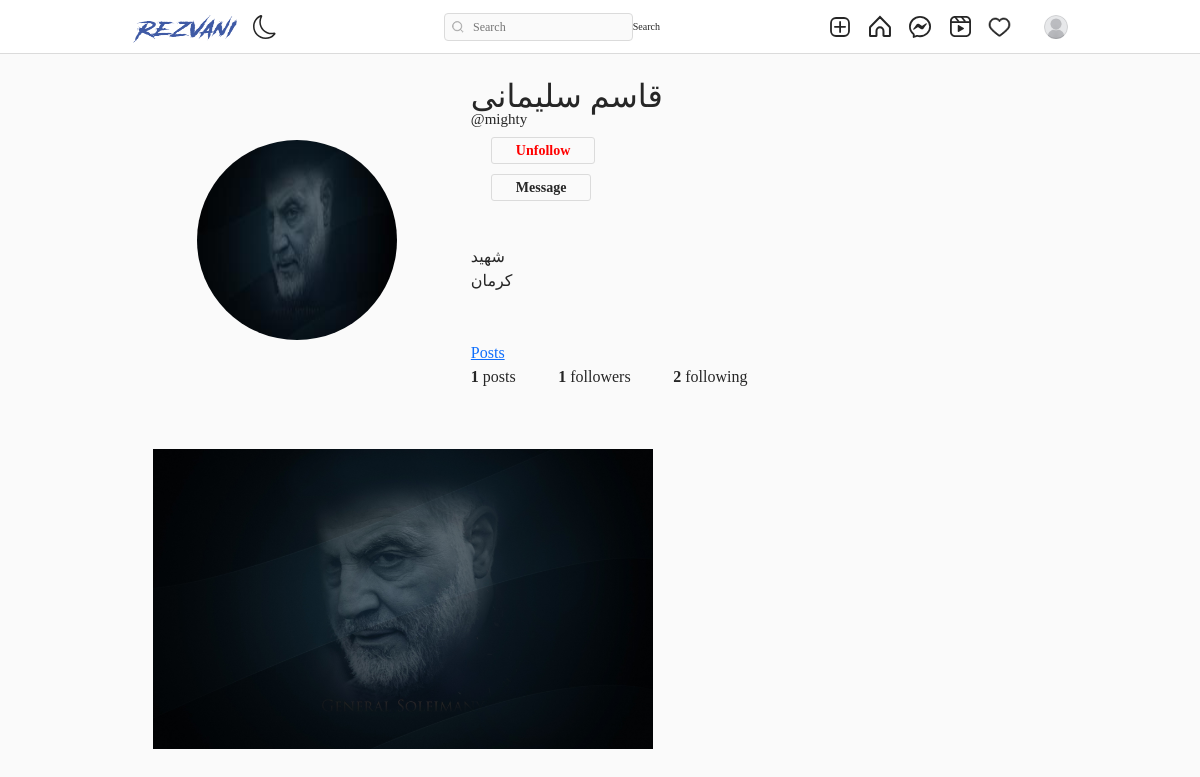
The app's page /mighty/ (signed in) with its own data.
### authy/models.py (models this page shows, shortened)
class Profile(models.Model):
    user = models.OneToOneField(User, related_name='profile', on_delete=models.CASCADE)
    image = models.ImageField(upload_to="profile_pciture", null=True, default="default.jpg")
    first_name = models.CharField(max_length=200, null=True, blank=True)
    last_name = models.CharField(max_length=200, null=True, blank=True)
    bio = models.CharField(max_length=200, null=True, blank=True)
    location = models.CharField(max_length=200, null=True, blank=True)
    url = models.URLField(max_length=200, null=True, blank=True)
    favourite = models.ManyToManyField(Post, blank=True)

### post/models.py (models this page shows)
class Post(models.Model):
    id = models.UUIDField(primary_key=True, default=uuid.uuid4, editable=False)
    picture = models.ImageField(upload_to=user_directory_path, verbose_name="Picture")
    caption = models.CharField(max_length=10000, verbose_name="Caption")
    posted = models.DateField(auto_now_add=True)
    tags = models.ManyToManyField(Tag, related_name="tags")
    user = models.ForeignKey(User, on_delete=models.CASCADE)
    likes = models.IntegerField(default=0)
    def get_absolute_url(self):
        return reverse("post-details", args=[str(self.id)])

### authy/views.py (the view)
# urls.py: path('<username>/', UserProfile, name='profile'),
@login_required(login_url='sign-in')
def UserProfile(request, username):
    Profile.objects.get_or_create(user=request.user)
    user = get_object_or_404(User, username=username)
    profile = Profile.objects.get(user=user)
    url_name = resolve(request.path).url_name
    posts = Post.objects.filter(user=user).order_by('-posted')
    if url_name == 'profile':
        posts = Post.objects.filter(user=user).order_by('-posted')
    else:
        posts = profile.favourite.all()
    posts_count = Post.objects.filter(user=user).count()
    following_count = Follow.objects.filter(follower=user).count()
    followers_count = Follow.objects.filter(following=user).count()
    follow_status = Follow.objects.filter(following=user, follower=request.user).exists()
    paginator = Paginator(posts, 8)
    page_number = request.GET.get('page')
    posts_paginator = paginator.get_page(page_number)
    context = {
        'posts': posts,
        'profile':profile,
        'posts_count':posts_count,
        'following_count':following_count,
        'followers_count':followers_count,
        'posts_paginator':posts_paginator,
        'follow_status':follow_status,
    }
    return render(request, 'profile.html', context)

### templates/profile.html (shortened to what this page needs)
{% extends 'base.html' %}
{% load static %}
{% block content %}
<!DOCTYPE html>
<html lang="en">
<head>
    <link rel="stylesheet" href="{% static 'assets3/css/reset.css' %}">
    <link rel="stylesheet" href="{% static 'assets3/css/styles.css' %}">
    <link rel="stylesheet" href="https://use.fontawesome.com/releases/v5.2.0/css/all.css">
</head>
<body>
    <header>
        <br><br><br>
        <div class="container">
            <div class="profile">
                <div class="profile-image">
                    <img src="{{profile.image.url}}" alt="" style="width: 200px; height: 200px;">
                </div>
                <div class="profile-user-settings">
                        {% if profile.first_name %}
                        <h6 class="profile-user-name">{{profile.first_name}} {{profile.last_name}}</h6> <br>
                        {% endif %}
                        <h5 style="font-size: 15px;" class="profile-user-name">@{{profile.user.username}}</h5>
                        <br><br>
                        {% if request.user.is_authenticated and request.user != profile.user %}
                            {% if follow_status == True %}
                                <a href="{% url 'follow' profile.user 0 %}" class="btn profile-edit-btn" style="color: red;">Unfollow</a> <br><br>
                            {% else %}
                                <a href="{% url 'follow' profile.user 1 %}" class="btn profile-edit-btn" style="color: green;">Follow</a> <br><br>
                            {% endif %}
                        {% endif %}
                        {% if request.user.is_authenticated and request.user != profile.user %}
                                <a href="{% url 'conversation' profile.user  %}" class="btn profile-edit-btn">Message</a> <br><br>
                        {% endif %}
                        <br>
                </div>
                <div class="profile-bio">
                    <br>
                    {% if profile.bio %}
                    <p> {{profile.bio}}</p>
                    {% endif %}
                    {% if profile.location %}
                    <p> {{profile.location}}</p>
                    {% endif %}
                    <br><br>
                    <div class="profile-user-settings">
                        <a  href="{% url 'profile' profile.user %}"  class="btns profiele-edit-btn">Posts</a>
                    </div>
                </div>
                <div class="profile-stats">
                    <ul>
                        <li><span class="profile-stat-count">{{posts_count}}</span> posts</li>
                        <li><span class="profile-stat-count">{{followers_count}}</span> followers</li>
                        <li><span class="profile-stat-count">{{following_count}}</span> following</li>
                    </ul>
                    <br>
                </div>
            </div>
        </div>
    </header>
    <main>
        <div class="container">
            <div class="gallery">
                {% for post in posts %}
                <a href="{{post.get_absolute_url}}"><div class="gallery-item" tabindex="0">
                    <img src="{{ post.picture.url }}" class="gallery-image" alt="" style="width: 500px; height: 300px; object-fit: cover;">
                </div></a>
                {% endfor %}
            </div>
        </div>
    </main>
    {% endblock content %}

### templates/base.html (shortened to what this page needs)
{% load static %}
<!DOCTYPE html>
<html lang="en" >
<head>
    <link rel="stylesheet" href="https://cdn.jsdelivr.net/npm/bootstrap-icons@1.8.1/font/bootstrap-icons.css">
    <link href="https://cdn.jsdelivr.net/npm/bootstrap@5.1.3/dist/css/bootstrap.min.css" rel="stylesheet">
    <link rel="stylesheet" type="text/css" href="{% static 'assets1/style.css' %}">
</head>
<body>
    <header class="header">
        <nav class="header__content">
            <div class="header__buttons">
                <a href="{% url 'index' %}" class="header__home">
                    <img width="104" height="30" viewBox="0 0 104 30" fill="none" src="{% static 'assets2/images/logoo.png' %}">
                </a>
                <button class="header__theme-button" title="Toggle Theme">
                </button>
            </div>
            <form action="{% url 'search-users' %}" method="GET">
                <div class="header__search">
                    <input type="text" placeholder="Search" name="q" value="{{ request.GET.q }}">
                    <button class="btn btn-primary" type="submit">Search</button>
                </div>
            </form>
            <div class="header__buttons header__buttons--desktop">
                <a href="{% url 'newpost' %}">
                </a>
                <a href="{% url 'index' %}">
                </a>
                <a href="{% url 'message' %}">
                </a>
                <a href="#">
                </a>
                <span>
                    <a href="{% url 'show-notification' %}">
                    </a>
                </span>
                <a href="">
                    <button class="profile-button">
                        <a href="{% url 'profile' request.user %}">
                            <div class="profile-button__picture">
                                <img src="{{request.user.profile.image.url}}" alt="User Picture">
                            </div>
                        </a>
                    </button>
                </a>
            </div>
        </nav>
    </header>
    {% block content %}
    {% endblock content %}
</body>
</html>

### static/assets1/style.css (style rules this page uses)
* { font-family: iransans !important; }
*, *::after, *::before { box-sizing: border-box; margin: 0; padding: 0; }
*, button, input, select, textarea { font-family: 'Roboto', sans-serif; }
:root { --primary: hsl(0, 0%, 100%); --secondary: hsl(0, 0%, 98%); --border: hsl(0, 0%, 86%); --story-border: hsl(0, 0%, 78%); --img-border: hsla(0, 0%, 0%, 0.1); --text-dark: hsl(0, 0%, 15%); --text-light: hsl(0, 0%, 60%); --like: hsl(355, 82%, 61%); --link: hsl(204, 100%, 48%); --header-height: 44px; --nav-height: 44px; }
body { min-height: 100vh; display: flex; flex-direction: column; overflow-y: auto; }
svg { display: block; }
img { max-width: 100%; }
.header { width: 100%; height: var(--header-height); background-color: var(--primary); display: flex; justify-content: center; position: fixed; top: 0; left: 0; z-index: 2; }
.header::after { content: ''; position: absolute; bottom: 0; width: 100%; height: 1px; background-color: var(--border); }
.header__content { width: 100%; max-width: 975px; padding: 0 14px; display: flex; justify-content: space-between; align-items: center; }
.header__home { margin-top: 5px; }
.header__theme-button { background-color: transparent; border: none; cursor: pointer; }
.header__theme-button-moon { display: unset; }
.header__search { width: 216px; height: 28px; display: none; align-items: center; position: relative; }
.header__search svg { width: 12px; height: 12px; position: absolute; left: 8px; }
.header__search input { width: 100%; height: 100%; background-color: var(--secondary); padding: 4px 10px 4px 28px; border: 1px solid var(--border); border-radius: 4px; outline: none; font-size: 12px; font-weight: 300; text-decoration: none; color: var(--text-light); text-overflow: ellipsis; overflow: hidden; white-space: nowrap; }
.header__buttons { display: flex; align-items: center; gap: 16px; }
.profile-button { background-color: transparent; border: none; outline: none; cursor: pointer; position: relative; }
.profile-button__picture { width: 24px; height: 24px; border-radius: 50%; overflow: hidden; position: relative; }
.profile-button__picture::after { content: ''; position: absolute; top: 0; bottom: 0; left: 0; right: 0; border: 1px solid var(--img-border); border-radius: 50%; }
@media (min-width: 768px) { :root { --header-height: 54px; --nav-height: 0px; } }
@media (min-width: 768px) { .header__content { padding: 0 20px; } }
@media (min-width: 768px) { .header__search { display: flex; } }

### static/assets3/css/styles.css (style rules this page uses)
* { font-family: iransans !important; }
:root { font-size: 10px; }
*, *::before, *::after { box-sizing: border-box; }
body { font-family: "Open Sans", Arial, sans-serif; min-height: 100vh; background-color: #fafafa; color: #262626; padding-bottom: 3rem; }
img { display: block; }
.container { max-width: 93.5rem; margin: 0 auto; padding: 0 2rem; }
.btn { display: inline-block; font: inherit; background: none; border: none; color: inherit; padding: 0; cursor: pointer; }
.profile { padding: 5rem 0; }
.profile::after { content: ""; display: block; clear: both; }
.profile-image { float: left; width: calc(33.333% - 1rem); display: flex; justify-content: center; align-items: center; margin-right: 3rem; }
.profile-image img { border-radius: 50%; }
.profile-user-settings, .profile-stats, .profile-bio { float: left; width: calc(66.666% - 2rem); }
.profile-user-settings { margin-top: 1.1rem; }
.profile-user-name { display: inline-block; font-size: 3.2rem; font-weight: 300; }
.profile-edit-btn { font-size: 1.4rem; line-height: 1.8; border: 0.1rem solid #dbdbdb; border-radius: 0.3rem; padding: 0 2.4rem; margin-left: 2rem; }
.profile-stats { margin-top: 2.3rem; }
.profile-stats li { display: inline-block; font-size: 1.6rem; line-height: 1.5; margin-right: 4rem; cursor: pointer; }
.profile-stats li:last-of-type { margin-right: 0; }
.profile-bio { font-size: 1.6rem; font-weight: 400; line-height: 1.5; margin-top: 2.3rem; }
.profile-real-name, .profile-stat-count, .profile-edit-btn { font-weight: 600; }
.gallery { display: flex; flex-wrap: wrap; margin: -1rem -1rem; padding-bottom: 3rem; }
.gallery-item { position: relative; flex: 1 0 22rem; margin: 1rem; color: #fff; cursor: pointer; }
.gallery-image { width: 100%; height: 100%; object-fit: cover; }

### records on screen
Profile: image (picture), first_name "قاسم", last_name "سلیمانی", user.username "mighty", bio "شهید", location "کرمان"
Post: picture (picture)

### other values on screen
{{ posts_count }} "1"
{{ followers_count }} "1"
{{ following_count }} "2"
